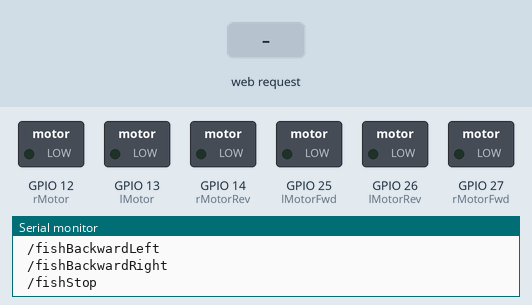
Recording of a program running on a simulated ESP32. On the bench: switched loads named in the program (green lamp = pin HIGH), the last lines printed to the serial monitor. Inputs (shaded band) come from the test bench. WiFi joins after 1.5 s; servers stay silent unless stated.

Above: at 2.7 s.
2.8 s: HTTP request GET /fishForward received
At 4.0 s:
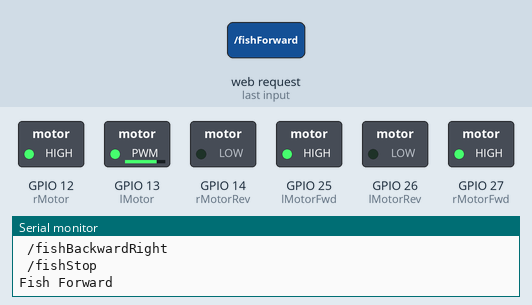
4.3 s: HTTP request GET /fishBackward received
At 5.3 s:
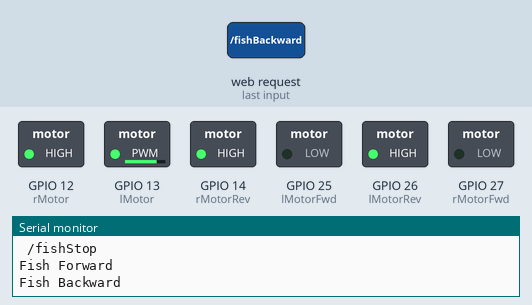
5.8 s: HTTP request GET /fishForwardLeft received
At 6.4 s:
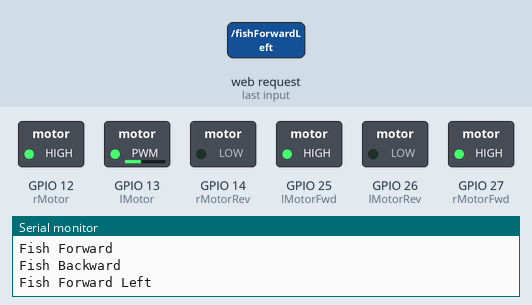
7.3 s: HTTP request GET /fishForwardRight received
At 7.6 s:
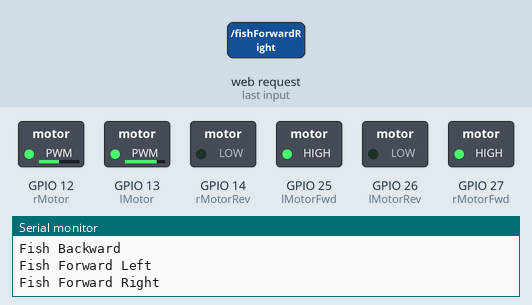
8.8 s: HTTP request GET /fishBackwardLeft received
At 9.9 s:
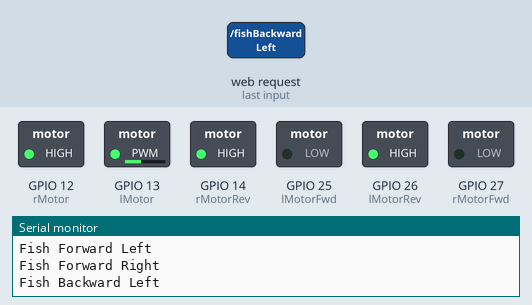
10.3 s: HTTP request GET /fishBackwardRight received
At 11.0 s:
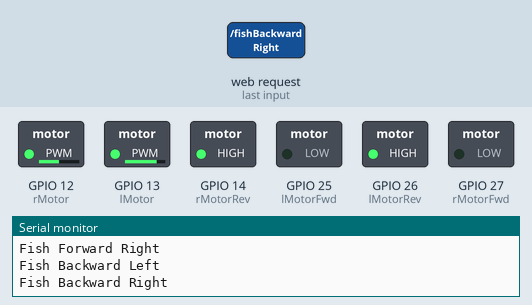
Timing chart, 0 to 12.8 s (numbered marks = the images above; inputs shaded):
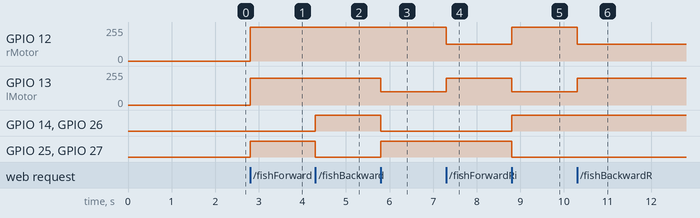

The program:

main.cpp
```cpp
#include <Arduino.h>
#include "motorControls.h"
#include "serverCommands.h"
void setup() {
  MotorSetup();
  serverSetup();
}

void loop() {
  runServer();
}
```

motorControls.h
```cpp
#ifndef MOTOR_CONTROLS_H
#define MOTOR_CONTROLS_H

#define lMotor 13 //enA
#define lMotorFwd 25 //in1
#define lMotorRev 26 //in2
#define rMotor 12
#define rMotorFwd 27
#define rMotorRev 14
#define rMax 255
#define lMax 200

void MotorSetup();
void moveMotor(int dir, double vel, char side);

#endif
```

serverCommands.h
```cpp
#ifndef SERVER_COMMANDS_H
#define SERVER_COMMANDS_H


void serverSetup();
void runServer();
void handleFishForward();
void handleFishBackward();
void handleFishForwardLeft();
void handleFishForwardRight();
void handleFishBackwardLeft();
void handleFishBackwardRight();
void handleFishStop();

#endif
```

motorControls.cpp
```cpp
#include "motorControls.h"
#include "Arduino.h"


void MotorSetup(){
    pinMode(rMotor, OUTPUT);
    pinMode(rMotorFwd, OUTPUT);
    pinMode(rMotorRev, OUTPUT);
    pinMode(lMotor, OUTPUT);
    pinMode(lMotorFwd, OUTPUT);
    pinMode(lMotorRev, OUTPUT);
}

void moveMotor(int dir, double vel, char side){
    int actualVel;
    if(side == 'l'){
        actualVel = int(lMax * vel);
        if(dir == 1){
            analogWrite(lMotor, actualVel);
            digitalWrite(lMotorFwd, HIGH);
            digitalWrite(lMotorRev, LOW);
        }
        else if(dir == -1){
            analogWrite(lMotor, actualVel);
            digitalWrite(lMotorFwd, LOW);
            digitalWrite(lMotorRev, HIGH);
        }
        else if(dir == 0){
            analogWrite(lMotor, 0);
            digitalWrite(lMotorFwd, LOW);
            digitalWrite(lMotorRev, LOW);
        }
    }
    else if(side == 'r'){
        actualVel = int(rMax * vel);
        if(dir == 1){
            analogWrite(rMotor, actualVel);
            digitalWrite(rMotorFwd, HIGH);
            digitalWrite(rMotorRev, LOW);
        }
        else if(dir == -1){
            analogWrite(rMotor, actualVel);
            digitalWrite(rMotorFwd, LOW);
            digitalWrite(rMotorRev, HIGH);
        }
        else if(dir == 0){
            analogWrite(rMotor, 0);
            digitalWrite(rMotorFwd, LOW);
            digitalWrite(rMotorRev, LOW);
        }
    }
}
```

serverCommands.cpp
```cpp
#include "Arduino.h"
#include "motorControls.h"
#include "serverCommands.h"
#include <WiFi.h>
#include<WebServer.h>

WebServer server(80);
const char* WIFI_SSID= "SOAR-Phone";
const char* WIFI_PASS = "FRANK2022";

void serverSetup(){
    Serial.begin(57600);
    Serial.println();
    WiFi.persistent(false);
    WiFi.mode(WIFI_STA);
    WiFi.begin(WIFI_SSID, WIFI_PASS);
    while(WiFi.status() != WL_CONNECTED){
      delay(500);
      Serial.print(".");
    }
    Serial.print("http://");
    Serial.println(WiFi.localIP());
    Serial.println(" /fishForward");
    Serial.println(" /fishBackward");
    Serial.println(" /fishForwardLeft");
    Serial.println(" /fishForwardRight");
    Serial.println(" /fishBackwardLeft");
    Serial.println(" /fishBackwardRight");
    Serial.println(" /fishStop");

    server.on("/fishForward", handleFishForward);
    server.on("/fishBackward", handleFishBackward);
    server.on("/fishForwardLeft", handleFishForwardLeft);
    server.on("/fishForwardRight", handleFishForwardRight);
    server.on("/fishBackwardLeft", handleFishBackwardLeft);
    server.on("/fishBackwardRight", handleFishBackwardRight);
    server.on("/fishStop", handleFishStop);
    server.begin();
}
void runServer(){
    server.handleClient();
}
void handleFishForward(){
    Serial.println("Fish Forward");
    server.send(200, "text/html", "Fish Forward");
    moveMotor(1, 1.0, 'r');
    moveMotor(1, 1.0, 'l');
    delay(50);
}
void handleFishBackward(){
    Serial.println("Fish Backward");
    server.send(200, "text/html", "Fish Backward");
    moveMotor(-1, 1.0, 'r');
    moveMotor(-1, 1.0, 'l');
    delay(50);
}
void handleFishForwardLeft(){
    Serial.println("Fish Forward Left");
    server.send(200, "text/html", "Fish Forward Left");
    moveMotor(1, 1.0, 'r');
    moveMotor(1, 0.5, 'l');
    delay(50);
}
void handleFishForwardRight(){
    Serial.println("Fish Forward Right");
    server.send(200, "text/html", "Fish Forward Right");
    moveMotor(1, 0.5, 'r');
    moveMotor(1, 1.0, 'l');
    delay(50);
}
void handleFishBackwardLeft(){
    Serial.println("Fish Backward Left");
    server.send(200, "text/html", "Fish Backward Left");
    moveMotor(-1, 1.0, 'r');
    moveMotor(-1, 0.5, 'l');
    delay(50);
}
void handleFishBackwardRight(){
    Serial.println("Fish Backward Right");
    server.send(200, "text/html", "Fish Backward Right");
    moveMotor(-1, 0.5, 'r');
    moveMotor(-1, 1.0, 'l');
    delay(50);
}
void handleFishStop(){
    Serial.println("Fish Stop");
    server.send(200, "text/html", "Fish Stop");
    moveMotor(0, 0.0, 'r');
    moveMotor(0, 0.0, 'l');
    delay(50);
}
```

Measured:
- after the input at 2.8 s, GPIO 12 (rMotor): 0/255 → 255/255 at once; GPIO 13 (lMotor): 0/255 → 200/255 at once; GPIO 25 (lMotorFwd), GPIO 27 (rMotorFwd): LOW → HIGH at once
- after the input at 4.3 s, GPIO 14 (rMotorRev), GPIO 26 (lMotorRev): LOW → HIGH at once; GPIO 25 (lMotorFwd), GPIO 27 (rMotorFwd): HIGH → LOW at once
- after the input at 5.8 s, GPIO 13 (lMotor): 200/255 → 100/255 at once; GPIO 14 (rMotorRev), GPIO 26 (lMotorRev): HIGH → LOW at once; GPIO 25 (lMotorFwd), GPIO 27 (rMotorFwd): LOW → HIGH at once
- after the input at 7.3 s, GPIO 12 (rMotor): 255/255 → 127/255 at once; GPIO 13 (lMotor): 100/255 → 200/255 at once
- after the input at 8.8 s, GPIO 12 (rMotor): 127/255 → 255/255 at once; GPIO 13 (lMotor): 200/255 → 100/255 at once; GPIO 14 (rMotorRev), GPIO 26 (lMotorRev): LOW → HIGH at once; GPIO 25 (lMotorFwd), GPIO 27 (rMotorFwd): HIGH → LOW at once
- after the input at 10.3 s, GPIO 12 (rMotor): 255/255 → 127/255 at once; GPIO 13 (lMotor): 100/255 → 200/255 at once
